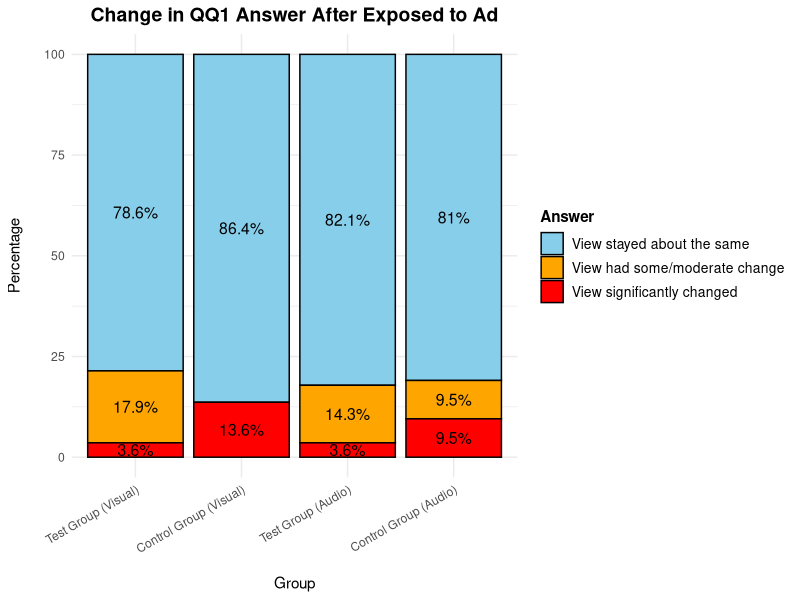
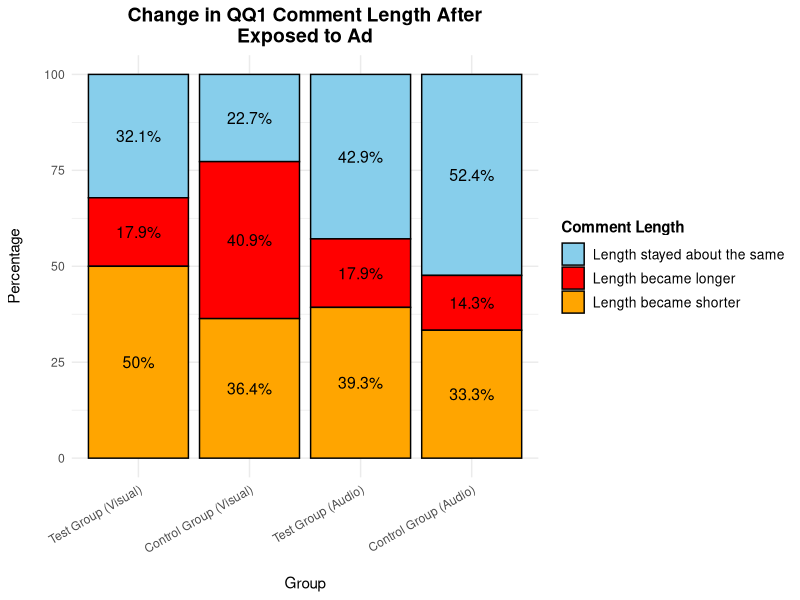
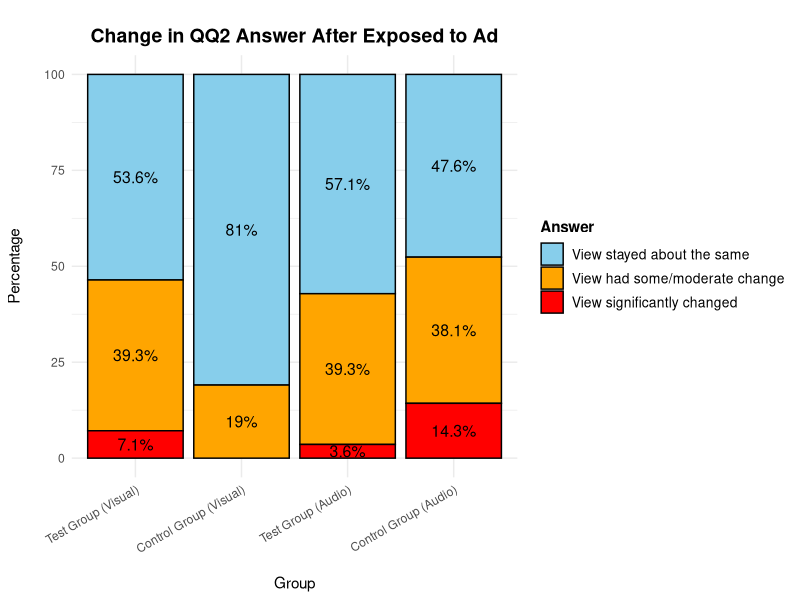
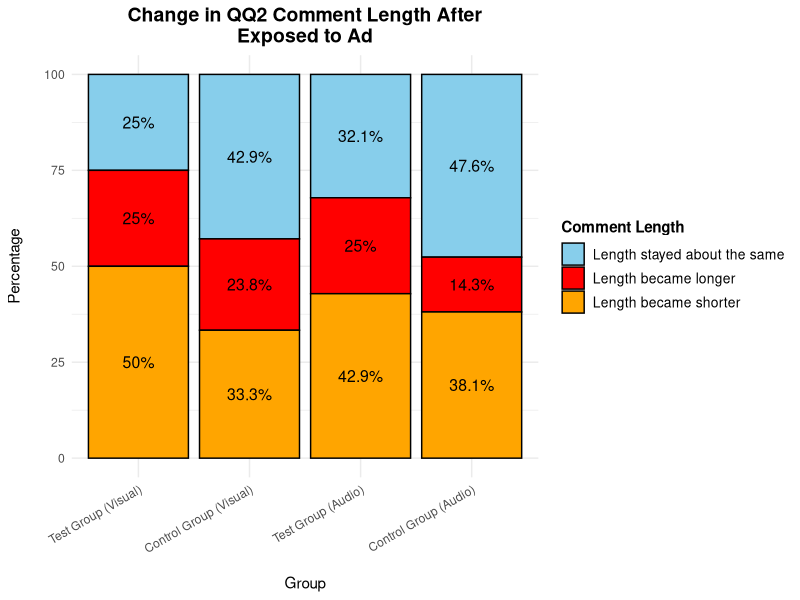

Reproduce these figures in R, in order.
## ---- chunk 1

# Load library and dataset

#install.packages("rmarkdown")
#install.packages("tinytex")
#tinytex::install_tinytex()
#install.packages("gridExtra")
#install.packages("cowplot")

library(gridExtra)
library(readxl)
library(dplyr)
library(corrplot)
library(writexl)
library(ggplot2)

misinfo <- read_excel("data/sketches_for_skepticism_shortened.xlsx")
summary(misinfo)
## ---- chunk 2

# Filtered data set to columns I need

# Columns I need: 

# PARTICIPANT ID
# GROUP
# CHANGED_VIEWS_QQ1
# CHANGED_LENGTH_QQ1
# CHANGED_VIEWS_QQ2
# CHANGED_LENGTH_QQ2
# GCBS PRE SCORE
# GCBS POST SCORE
# PRE & POST SCORE
# GCBS CHANGE
# MIST-20 PRE SCORE
# MIST-20 POST SCORE
# MIST-20 CHANGE
# ITMIST PRE SCORE
# ITMIST POST SCORE
# ITMIST CHANGE
# UNDERSTANDABILITY
# SENTIMENT
# ADDITIONAL THOUGHTS

misinfo_filtered <- misinfo %>%
  select(`PARTICIPANT ID`, GROUP, CHANGED_VIEWS_QQ1, CHANGED_LENGTH_QQ1,
         CHANGED_VIEWS_QQ2, CHANGED_LENGTH_QQ2, `GCBS PRE SCORE`, 
         `GCBS POST SCORE`, `PRE & POST SCORE`, `GCBS CHANGE`, 
         `MIST-20 PRE SCORE`, `MIST-20 POST SCORE`, `MIST-20 CHANGE`, 
         `ITMIST PRE SCORE`, `ITMIST POST SCORE`, `ITMIST CHANGE`, 
         UNDERSTANDABILITY, SENTIMENT, `ADDITIONAL THOUGHTS`)
## ---- chunk 3
# Turn "character" columns into factors

# Columns that need to be turned into factors: 

# GROUP
#   "Test Group (Visual)"
#   "Control Group (Visual)"
#   "Test Group (Audio)"
#   "Control Group (Audio)"

# CHANGED_VIEWS_QQ1
#   "View stayed about the same"
#   "View had some/moderate change"
#   "View significantantly changed"

# CHANGED_LENGTH_QQ1
#   "Comment length became slightly or significantly shorter"
#   "Comment length became slightly or significantly longer" 
#   "Comment length stayed about the same"

# CHANGED_VIEWS_QQ2

# CHANGED_LENGTH_QQ2

# UNDERSTANDABILITY

# SENTIMENT

# `ADDITIONAL THOUGHTS`

# Mapping categorical variables to numerical values
misinfo_filtered <- misinfo_filtered %>%
  mutate(
    GROUP = case_when(
      GROUP == "Test Group (Visual)" ~ 1,
      GROUP == "Control Group (Visual)" ~ 2,
      GROUP == "Test Group (Audio)" ~ 3,
      GROUP == "Control Group (Audio)" ~ 4
    ),
    CHANGED_VIEWS_QQ1 = case_when(
      CHANGED_VIEWS_QQ1 == "View stayed about the same" ~ 1,
      CHANGED_VIEWS_QQ1 == "View had some/moderate change" ~ 2,
      CHANGED_VIEWS_QQ1 == "View significantly changed" ~ 3
    ),
    CHANGED_LENGTH_QQ1 = case_when(
      CHANGED_LENGTH_QQ1 == "Comment length became slightly or significantly shorter" ~ 1,
      CHANGED_LENGTH_QQ1 == "Comment length became slightly or significantly longer" ~ 2,
      CHANGED_LENGTH_QQ1 == "Comment length stayed about the same" ~ 3
    ),
    CHANGED_VIEWS_QQ2 = case_when(
      CHANGED_VIEWS_QQ2 == "View stayed about the same" ~ 1,
      CHANGED_VIEWS_QQ2 == "View had some/moderate change" ~ 2,
      CHANGED_VIEWS_QQ2 == "View significantly changed" ~ 3
    ),
    CHANGED_LENGTH_QQ2 = case_when(
      CHANGED_LENGTH_QQ2 == "Comment length became slightly or significantly shorter" ~ 1,
      CHANGED_LENGTH_QQ2 == "Comment length became slightly or significantly longer" ~ 2,
      CHANGED_LENGTH_QQ2 == "Comment length stayed about the same" ~ 3
    ),
    SENTIMENT = case_when(
      SENTIMENT == "Positive" ~ 1,
      SENTIMENT == "Negative" ~ 2,
      SENTIMENT == "Neutral" ~ 3
    )
  )

# Check the updated dataset
head(misinfo_filtered)

# Check for missing values in the dataset
colSums(is.na(misinfo_filtered))

# Ensure CHANGED_VIEWS_QQ1 is treated as a factor
#misinfo_filtered$CHANGED_VIEWS_QQ1 <- as.factor(misinfo_filtered$CHANGED_VIEWS_QQ1)

# Ensure CHANGED_LENGTH_QQ1 is treated as a factor
#misinfo_filtered$CHANGED_LENGTH_QQ1 <- as.factor(misinfo_filtered$CHANGED_LENGTH_QQ1)

# Ensure SENTIMENT is treated as a factor
#misinfo_filtered$SENTIMENT <- as.factor(misinfo_filtered$SENTIMENT)
## ---- chunk 4

library(ggplot2)
library(dplyr)

# Create an empty list to store pie charts
pie_charts <- list()

# Define a vector to map numeric values to descriptions for CHANGED_VIEWS_QQ1
view_labels <- c("1" = "View stayed about the same",
                 "2" = "View had some/moderate change",
                 "3" = "View significantly changed")

# Custom colors for each section (You can change these to any colors you prefer)
#custom_colors <- c("skyblue", "lightgreen", "coral")
custom_colors <- c("skyblue", "orange", "red")

# Define a vector to map numeric GROUP values to their corresponding titles
group_titles <- c(
  "1" = "Test Group (Visual)",
  "2" = "Control Group (Visual)",
  "3" = "Test Group (Audio)",
  "4" = "Control Group (Audio)"
)

# Loop through each GROUP value (numeric) and create pie charts
for (group_value in unique(misinfo_filtered$GROUP)) {
  
  # Convert group_value to a character (because group_titles uses character keys)
  group_name <- as.character(group_value)
  
  # Prepare data for pie chart
  pie_data <- misinfo_filtered %>%
    filter(GROUP == group_value) %>%
    count(CHANGED_VIEWS_QQ1) %>%
    mutate(percentage = n / sum(n) * 100,
           label = paste0(round(percentage, 1), "%"))  # Create labels with percentage signs
  
  # Ensure CHANGED_VIEWS_QQ1 is a factor
  pie_data$CHANGED_VIEWS_QQ1 <- factor(pie_data$CHANGED_VIEWS_QQ1, levels = c("1", "2", "3"))
  
  # Generate pie chart with custom colors and black borders
  p <- ggplot(pie_data, aes(x = "", y = n, fill = CHANGED_VIEWS_QQ1)) +
    geom_bar(stat = "identity", width = 1, color = "black") +  # Add black border around sections
    coord_polar(theta = "y") +
    geom_text(aes(label = label), position = position_stack(vjust = 0.7), color = "black", size = 3, fontface = "bold") +  # Add labels inside the pie
    labs(title = group_titles[group_name],  # Custom title based on group_name
         fill = "Change in Views") +  # Rename the legend
    scale_fill_manual(values = custom_colors, labels = view_labels) +  # Apply custom colors
    theme_void() +  # Remove unnecessary gridlines
    theme(legend.position = "right")  # Ensure the legend is visible
  
  # Store the plot in the list with the group value as the name
  pie_charts[[paste0("Group_", group_name)]] <- p
}

# View stored pie charts
#pie_charts[["Group_1"]]  # View the pie chart for "Test Group (Visual)"
#pie_charts[["Group_2"]]  # View the pie chart for "Control Group (Visual)"
#pie_charts[["Group_3"]]  # View the pie chart for "Test Group (Audio)"
#pie_charts[["Group_4"]]  # View the pie chart for "Control Group (Audio)"

# Combine the first two and the last two pie charts in a 2x2 grid
#grid.arrange(
#  pie_charts[["Group_1"]],  # Test Group (Visual)
#  pie_charts[["Group_2"]]  # Control Group (Visual)
  #pie_charts[["Group_3"]],  # Test Group (Audio)
  #pie_charts[["Group_4"]],  # Control Group (Audio)
  #nrow = 2  # Arrange in 2 rows
  #ncol = 1   # Arrange in 2 columns
#)
## ---- chunk 5

library(gridExtra)
library(cowplot)

# Function to extract the legend from a ggplot
get_legend <- function(my_plot) {
  g <- ggplotGrob(my_plot)
  legend <- g$grobs[[which(sapply(g$grobs, function(x) x$name) == "guide-box")]]
  return(legend)
}

# Extract the legend from one of the pie charts
shared_legend <- get_legend(pie_charts[["Group_1"]])

# Apply centered titles to all four plots
plot1 <- pie_charts[["Group_1"]] +
  ggtitle("Test Group (Visual)") +
  theme(plot.title = element_text(hjust = 0.5), legend.position = "none")

plot2 <- pie_charts[["Group_2"]] +
  ggtitle("Control Group (Visual)") +
  theme(plot.title = element_text(hjust = 0.5), legend.position = "none")

plot3 <- pie_charts[["Group_3"]] +
  ggtitle("Test Group (Audio)") +
  theme(plot.title = element_text(hjust = 0.5), legend.position = "none")

plot4 <- pie_charts[["Group_4"]] +
  ggtitle("Control Group (Audio)") +
  theme(plot.title = element_text(hjust = 0.5), legend.position = "none")

# Arrange first row (Visual groups)
#row1 <- arrangeGrob(plot1, plot2, nrow = 1)

# Arrange second row (Audio groups)
#row2 <- arrangeGrob(plot3, plot4, nrow = 1)

# Arrange everything correctly
#grid.arrange(
#  row1,
#  row2,
#  shared_legend,
#  nrow = 3,
#  heights = c(4, 4, 2)  # Adjust height ratios for better spacing
#)

## ---- chunk 6

library(gridExtra)
library(cowplot)

# Function to extract the legend from a ggplot
get_legend <- function(my_plot) {
  g <- ggplotGrob(my_plot)
  legend <- g$grobs[[which(sapply(g$grobs, function(x) x$name) == "guide-box")]]
  return(legend)
}

# Extract the legend from one of the pie charts
shared_legend <- get_legend(pie_charts[["Group_1"]])

# Apply centered titles to all four plots
plot1 <- pie_charts[["Group_1"]] +
  ggtitle("Test Group") +
  theme(plot.title = element_text(hjust = 0.5), legend.position = "none") # Visual Test Group

plot2 <- pie_charts[["Group_2"]] +
  ggtitle("Control Group") +
  theme(plot.title = element_text(hjust = 0.5), legend.position = "none") # Visual Control Group

plot3 <- pie_charts[["Group_3"]] +
  ggtitle("Test Group") +
  theme(plot.title = element_text(hjust = 0.5), legend.position = "none") # Audio Test Group

plot4 <- pie_charts[["Group_4"]] +
  ggtitle("Control Group") +
  theme(plot.title = element_text(hjust = 0.5), legend.position = "none") # Audio Control Group

#grid.arrange(
#  arrangeGrob(
#    plot1, plot2,
#    nrow = 1
#  ),
#  shared_legend,
#  nrow = 2,
#  heights = c(4, 2)  # Adjust height ratios for better spacing
#)
## ---- chunk 7

#grid.arrange(
#  arrangeGrob(
#    plot3, plot4,
#    nrow = 1
#  ),
#  shared_legend,
#  nrow = 2,
#  heights = c(4, 2)  # Adjust height ratios for better spacing
#)

# heights = c(4, 1)  # Original ratio
## ---- chunk 8

# THIS IS JUST THE CODE TO PERFORM THE ANALYSIS ON COMMENT LENGTH

# Create an empty list to store pie charts
pie_charts <- list()

# Define a vector to map numeric values to descriptions for CHANGED_VIEWS_QQ1
view_labels <- c("1" = "Comment length stayed about the same",
                 "2" = "Comment length became slightly or significantly longer",
                 "3" = "Comment length became slightly or significantly shorter")

# Custom colors for each section (You can change these to any colors you prefer)
#custom_colors <- c("skyblue", "lightgreen", "coral")
custom_colors <- c("skyblue", "red", "orange")

# Define a vector to map numeric GROUP values to their corresponding titles
group_titles <- c(
  "1" = "Test Group (Visual)",
  "2" = "Control Group (Visual)",
  "3" = "Test Group (Audio)",
  "4" = "Control Group (Audio)"
)

# Loop through each GROUP value (numeric) and create pie charts
for (group_value in unique(misinfo_filtered$GROUP)) {
  
  # Convert group_value to a character (because group_titles uses character keys)
  group_name <- as.character(group_value)
  
  # Prepare data for pie chart
  pie_data <- misinfo_filtered %>%
    filter(GROUP == group_value) %>%
    count(CHANGED_LENGTH_QQ1) %>%
    mutate(percentage = n / sum(n) * 100,
           label = paste0(round(percentage, 1), "%"))  # Create labels with percentage signs
  
  # Ensure CHANGED_VIEWS_QQ1 is a factor
  pie_data$CHANGED_LENGTH_QQ1 <- factor(pie_data$CHANGED_LENGTH_QQ1, levels = c("1", "2", "3"))
  
  # Generate pie chart with custom colors and black borders
  p <- ggplot(pie_data, aes(x = "", y = n, fill = CHANGED_LENGTH_QQ1)) +
    geom_bar(stat = "identity", width = 1, color = "black") +  # Add black border around sections
    coord_polar(theta = "y") +
    geom_text(aes(label = label), position = position_stack(vjust = 0.7), color = "black", size = 3, fontface = "bold") +  # Add labels inside the pie
    labs(title = group_titles[group_name],  # Custom title based on group_name
         fill = "Change in Comment Length") +  # Rename the legend
    scale_fill_manual(values = custom_colors, labels = view_labels) +  # Apply custom colors
    theme_void() +  # Remove unnecessary gridlines
    theme(legend.position = "right")  # Ensure the legend is visible
  
  # Store the plot in the list with the group value as the name
  pie_charts[[paste0("Group_", group_name)]] <- p
}

# The first two pie charts


# Function to extract the legend from a ggplot
get_legend <- function(my_plot) {
  g <- ggplotGrob(my_plot)
  legend <- g$grobs[[which(sapply(g$grobs, function(x) x$name) == "guide-box")]]
  return(legend)
}

# Extract the legend from one of the pie charts
shared_legend <- get_legend(pie_charts[["Group_1"]])

# Apply centered titles to all four plots
plot1 <- pie_charts[["Group_1"]] +
  ggtitle("Test Group") +
  theme(plot.title = element_text(hjust = 0.5), legend.position = "none") # Visual Test Group

plot2 <- pie_charts[["Group_2"]] +
  ggtitle("Control Group") +
  theme(plot.title = element_text(hjust = 0.5), legend.position = "none") # Visual Control Group

plot3 <- pie_charts[["Group_3"]] +
  ggtitle("Test Group") +
  theme(plot.title = element_text(hjust = 0.5), legend.position = "none") # Audio Test Group

plot4 <- pie_charts[["Group_4"]] +
  ggtitle("Control Group") +
  theme(plot.title = element_text(hjust = 0.5), legend.position = "none") # Audio Control Group

#grid.arrange(
#  arrangeGrob(
#    plot1, plot2,
#    nrow = 1
#  ),
#  shared_legend,
#  nrow = 2,
#  heights = c(4, 2)  # Adjust height ratios for better spacing
#)
## ---- chunk 9

# Prepare data for stacked bar chart
stacked_data <- misinfo_filtered %>%
  count(GROUP, CHANGED_VIEWS_QQ1) %>%
  group_by(GROUP) %>%
  mutate(percentage = n / sum(n) * 100) %>%  # Convert to percentage
  ungroup()

# Ensure GROUP and CHANGED_LENGTH_QQ1 are factors for proper ordering
stacked_data$GROUP <- factor(stacked_data$GROUP, levels = c("1", "2", "3", "4"))
stacked_data$CHANGED_VIEWS_QQ1 <- factor(stacked_data$CHANGED_VIEWS_QQ1, levels = c("1", "2", "3"))

# Define custom labels for groups
group_titles <- c(
  "1" = "Test Group (Visual)",
  "2" = "Control Group (Visual)",
  "3" = "Test Group (Audio)",
  "4" = "Control Group (Audio)"
)

# Define a vector to map numeric values to descriptions for CHANGED_VIEWS_QQ1
view_labels <- c("1" = "View stayed about the same",
                 "2" = "View had some/moderate change",
                 "3" = "View significantly changed")

# Custom colors
custom_colors <- c("skyblue", "orange", "red")

# Create the stacked bar chart
stacked_bar_chart <- ggplot(stacked_data, aes(x = GROUP, y = percentage, fill = CHANGED_VIEWS_QQ1)) +
  geom_bar(stat = "identity", color = "black") +  # Stacked bars with black borders
  geom_text(aes(label = paste0(round(percentage, 1), "%")), 
            position = position_stack(vjust = 0.5),  # Position labels in center of bars
            color = "black", size = 4) +  # Adjust label size and color
  labs(
    title = "Change in QQ1 Answer After Exposed to Ad",
    x = "\nGroup",
    y = "Percentage\n",
    fill = "Answer"
  ) +
  scale_x_discrete(labels = group_titles) +  # Map numeric groups to names
  scale_fill_manual(values = custom_colors, labels = view_labels) +  # Apply colors and labels
  theme_minimal() + 
  theme(
    plot.title = element_text(hjust = 0.5, size = 14, face = "bold"),  # Center and style the title
    axis.text.x = element_text(angle = 30, hjust = 1),  # Tilt x-axis labels for readability
    legend.position = "right",  # Keep legend visible
    legend.title = element_text(face = "bold"),
    legend.text = element_text(size = 10)
  )

# Print the stacked bar chart
print(stacked_bar_chart)
## ---- chunk 10

# Load necessary libraries
library(ggplot2)
library(dplyr)

# Prepare data for stacked bar chart
stacked_data <- misinfo_filtered %>%
  count(GROUP, CHANGED_LENGTH_QQ1) %>%
  group_by(GROUP) %>%
  mutate(percentage = n / sum(n) * 100) %>%  # Convert to percentage
  ungroup()

# Ensure GROUP and CHANGED_LENGTH_QQ1 are factors for proper ordering
stacked_data$GROUP <- factor(stacked_data$GROUP, levels = c("1", "2", "3", "4"))
stacked_data$CHANGED_LENGTH_QQ1 <- factor(stacked_data$CHANGED_LENGTH_QQ1, levels = c("1", "2", "3"))

# Define custom labels for groups
group_titles <- c(
  "1" = "Test Group (Visual)",
  "2" = "Control Group (Visual)",
  "3" = "Test Group (Audio)",
  "4" = "Control Group (Audio)"
)

# Define labels for CHANGED_LENGTH_QQ1
view_labels <- c("1" = "Length stayed about the same",
                 "2" = "Length became longer",
                 "3" = "Length became shorter")

# Custom colors
custom_colors <- c("skyblue", "red", "orange")

# Create the stacked bar chart
stacked_bar_chart <- ggplot(stacked_data, aes(x = GROUP, y = percentage, fill = CHANGED_LENGTH_QQ1)) +
  geom_bar(stat = "identity", color = "black") +  # Stacked bars with black borders
  geom_text(aes(label = paste0(round(percentage, 1), "%")), 
            position = position_stack(vjust = 0.5),  # Position labels in center of bars
            color = "black", size = 4) +  # Adjust label size and color
  labs(
    title = "Change in QQ1 Comment Length After\nExposed to Ad",
    x = "\nGroup",
    y = "Percentage\n",
    fill = "Comment Length"
  ) +
  scale_x_discrete(labels = group_titles) +  # Map numeric groups to names
  scale_fill_manual(values = custom_colors, labels = view_labels) +  # Apply colors and labels
  theme_minimal() + 
  theme(
    plot.title = element_text(hjust = 0.5, size = 14, face = "bold"),  # Center and style the title
    axis.text.x = element_text(angle = 30, hjust = 1),  # Tilt x-axis labels for readability
    legend.position = "right",  # Keep legend visible
    legend.title = element_text(face = "bold"),
    legend.text = element_text(size = 10)
  )

# Print the stacked bar chart
print(stacked_bar_chart)
## ---- chunk 11

library(tidyr)  # Ensure tidyr is loaded for drop_na()

# Prepare data for stacked bar chart
stacked_data <- misinfo_filtered %>%
  drop_na(CHANGED_VIEWS_QQ2) %>%  # Removes rows with NA in CHANGED_VIEWS_QQ2
  count(GROUP, CHANGED_VIEWS_QQ2) %>%
  group_by(GROUP) %>%
  mutate(percentage = n / sum(n) * 100) %>%  # Convert to percentage
  ungroup()

# Ensure GROUP and CHANGED_VIEWS_QQ2 are factors for proper ordering
stacked_data$GROUP <- factor(stacked_data$GROUP, levels = c("1", "2", "3", "4"))
stacked_data$CHANGED_VIEWS_QQ2 <- factor(stacked_data$CHANGED_VIEWS_QQ2, levels = c("1", "2", "3"))

# Define custom labels for groups
group_titles <- c(
  "1" = "Test Group (Visual)",
  "2" = "Control Group (Visual)",
  "3" = "Test Group (Audio)",
  "4" = "Control Group (Audio)"
)

# Define a vector to map numeric values to descriptions for CHANGED_VIEWS_QQ2
view_labels <- c("1" = "View stayed about the same",
                 "2" = "View had some/moderate change",
                 "3" = "View significantly changed")

# Custom colors
custom_colors <- c("skyblue", "orange", "red")

# Create the stacked bar chart
stacked_bar_chart <- ggplot(stacked_data, aes(x = GROUP, y = percentage, fill = CHANGED_VIEWS_QQ2)) +
  geom_bar(stat = "identity", color = "black") +  # Stacked bars with black borders
  geom_text(aes(label = paste0(round(percentage, 1), "%")), 
            position = position_stack(vjust = 0.5),  # Position labels in center of bars
            color = "black", size = 4) +  # Adjust label size and color
  labs(
    title = "\nChange in QQ2 Answer After Exposed to Ad",
    x = "\nGroup",
    y = "Percentage\n",
    fill = "Answer"
  ) +
  scale_x_discrete(labels = group_titles) +  # Map numeric groups to names
  scale_fill_manual(values = custom_colors, labels = view_labels) +  # Apply colors and labels
  theme_minimal() + 
  theme(
    plot.title = element_text(hjust = 0.5, size = 14, face = "bold"),  # Center and style the title
    axis.text.x = element_text(angle = 30, hjust = 1),  # Tilt x-axis labels for readability
    legend.position = "right",  # Keep legend visible
    legend.title = element_text(face = "bold"),
    legend.text = element_text(size = 10)
  )

# Print the stacked bar chart
print(stacked_bar_chart)
## ---- chunk 12

# Load necessary libraries
library(ggplot2)
library(dplyr)
library(tidyr)  # Ensure tidyr is loaded for drop_na()

# Prepare data for stacked bar chart, removing NA values only for this analysis
stacked_data <- misinfo_filtered %>%
  drop_na(CHANGED_LENGTH_QQ2) %>%  # Removes rows with NA in CHANGED_LENGTH_QQ2
  count(GROUP, CHANGED_LENGTH_QQ2) %>%
  group_by(GROUP) %>%
  mutate(percentage = n / sum(n) * 100) %>%  # Convert to percentage
  ungroup()

# Ensure GROUP and CHANGED_LENGTH_QQ2 are factors for proper ordering
stacked_data$GROUP <- factor(stacked_data$GROUP, levels = c("1", "2", "3", "4"))
stacked_data$CHANGED_LENGTH_QQ2 <- factor(stacked_data$CHANGED_LENGTH_QQ2, levels = c("1", "2", "3"))

# Define custom labels for groups
group_titles <- c(
  "1" = "Test Group (Visual)",
  "2" = "Control Group (Visual)",
  "3" = "Test Group (Audio)",
  "4" = "Control Group (Audio)"
)

# Define labels for CHANGED_LENGTH_QQ2
view_labels <- c("1" = "Length stayed about the same",
                 "2" = "Length became longer",
                 "3" = "Length became shorter")

# Custom colors
custom_colors <- c("skyblue", "red", "orange")

# Create the stacked bar chart
stacked_bar_chart <- ggplot(stacked_data, aes(x = GROUP, y = percentage, fill = CHANGED_LENGTH_QQ2)) +
  geom_bar(stat = "identity", color = "black") +  # Stacked bars with black borders
  geom_text(aes(label = paste0(round(percentage, 1), "%")), 
            position = position_stack(vjust = 0.5),  # Position labels in center of bars
            color = "black", size = 4) +  # Adjust label size and color
  labs(
    title = "Change in QQ2 Comment Length After\nExposed to Ad",
    x = "\nGroup",
    y = "Percentage\n",
    fill = "Comment Length"
  ) +
  scale_x_discrete(labels = group_titles) +  # Map numeric groups to names
  scale_fill_manual(values = custom_colors, labels = view_labels) +  # Apply colors and labels
  theme_minimal() + 
  theme(
    plot.title = element_text(hjust = 0.5, size = 14, face = "bold"),  # Center and style the title
    axis.text.x = element_text(angle = 30, hjust = 1),  # Tilt x-axis labels for readability
    legend.position = "right",  # Keep legend visible
    legend.title = element_text(face = "bold"),
    legend.text = element_text(size = 10)
  )

# Print the stacked bar chart
print(stacked_bar_chart)
## ---- chunk 13

#grid.arrange(
#  arrangeGrob(
#    plot3, plot4,
#    nrow = 1
#  ),
#  shared_legend,
#  nrow = 2,
#  heights = c(4, 2)  # Adjust height ratios for better spacing
#)

# heights = c(4, 1)  # Original ratio
## ---- chunk 14

# This was my original for what I plotted above

# Arrange the last two pie charts with the shared legend
#grid.arrange(
#  arrangeGrob(
#    pie_charts[["Group_3"]] + theme(legend.position = "none"),
#    pie_charts[["Group_4"]] + theme(legend.position = "none"),
#    nrow = 1
#  ),
#  shared_legend,
#  nrow = 2,
#  heights = c(4, 1)  # Adjust height ratio
#)
## ---- chunk 15

# These were just test pie charts which only displays each plot individually

library(ggplot2)
library(dplyr)

# Create an empty list to store pie charts
pie_charts <- list()

# Define a vector to map numeric values to descriptions for CHANGED_VIEWS_QQ1
view_labels <- c("1" = "View stayed about the same",
                 "2" = "View had some/moderate change",
                 "3" = "View significantly changed")

# Custom colors for each section (You can change these to any colors you prefer)
#custom_colors <- c("skyblue", "orange", "red")
custom_colors <- c("skyblue", "lightgreen", "coral")

# Loop through each GROUP value and create pie charts
for (group_value in unique(misinfo_filtered$GROUP)) {
  
  # Prepare data for pie chart
  pie_data <- misinfo_filtered %>%
    filter(GROUP == group_value) %>%
    count(CHANGED_VIEWS_QQ1) %>%
    mutate(percentage = n / sum(n) * 100,
           label = paste0(round(percentage, 1), "%"))  # Create labels with percentage signs
  
  # Ensure CHANGED_VIEWS_QQ1 is a factor
  pie_data$CHANGED_VIEWS_QQ1 <- factor(pie_data$CHANGED_VIEWS_QQ1, levels = c(1, 2, 3))
  
  # Generate pie chart with custom colors and black borders
  p <- ggplot(pie_data, aes(x = "", y = n, fill = CHANGED_VIEWS_QQ1)) +
    geom_bar(stat = "identity", width = 1, color = "black") +  # Add black border around sections
    coord_polar(theta = "y") +
    geom_text(aes(label = label), position = position_stack(vjust = 0.5), color = "black", size = 5) +  # Add labels inside the pie
    labs(title = paste("Pie Chart of CHANGED_VIEWS_QQ1 for GROUP", group_value),
         fill = "Change in Answer") +  # Rename the legend
    scale_fill_manual(values = custom_colors, labels = view_labels) +  # Apply custom colors
    theme_void() +  # Remove unnecessary gridlines
    theme(legend.position = "right")  # Ensure the legend is visible
  
  # Store the plot in the list with the group value as the name
  pie_charts[[paste0("Group_", group_value)]] <- p
}

# View stored pie charts
#pie_charts[["Group_1"]]  # Example: Display pie chart for Group 1
#pie_charts[["Group_2"]]  # Example: Display pie chart for Group 2
#pie_charts[["Group_3"]]  # Example: Display pie chart for Group 3
#pie_charts[["Group_4"]]  # Example: Display pie chart for Group 4
